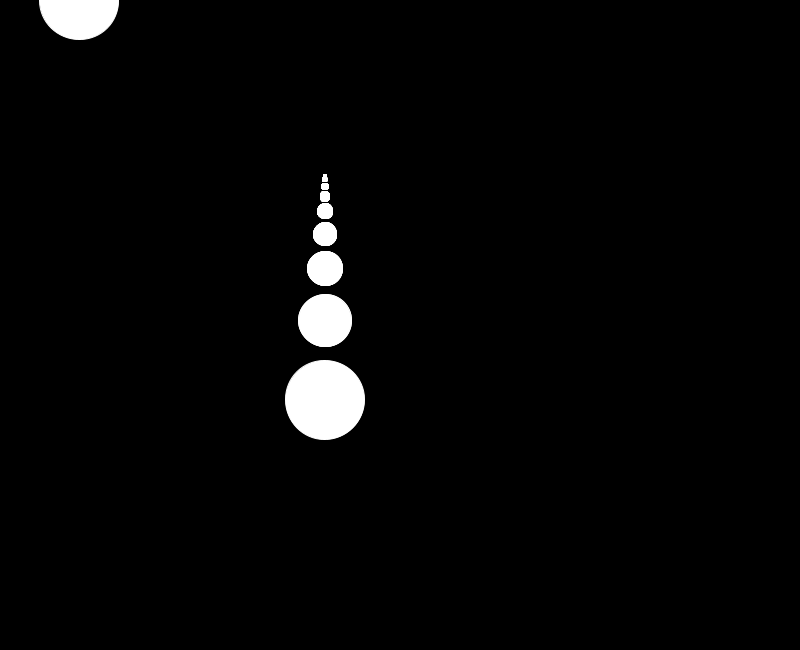
Frame 1 (no input)
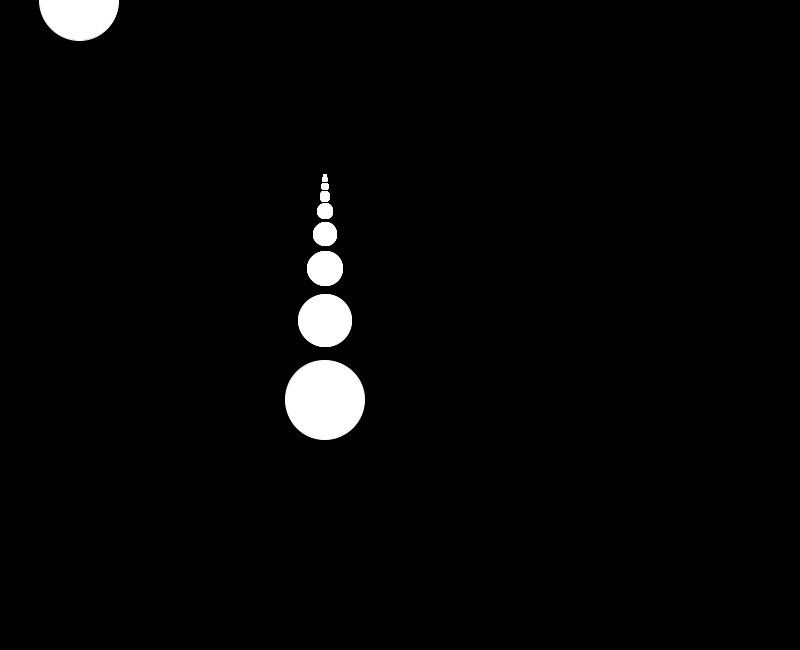
Frame 60 (the mouse pressed at the canvas centre just before this capture)
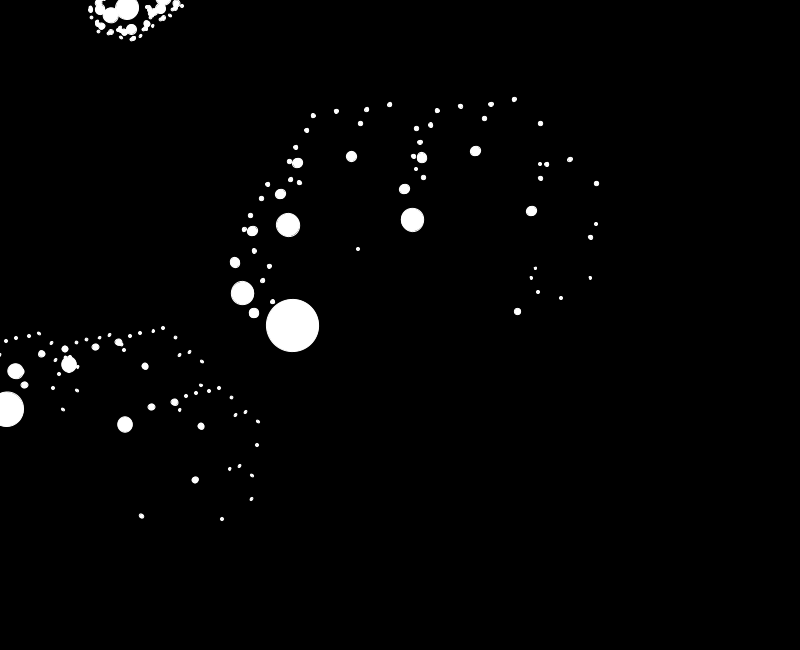
Frame 120 (the mouse held since frame 60 and released just before this capture)

The Processing sketch that drew these frames (run headless with seeded random() and noise(); from frame 60 on, the mouse is pressed at the canvas centre):

// Processing sketch: Control_Rotating_Galaxy
// ── Control_Rotating_Galaxy.pde
float theta;   
float xoff = 0.0;

void setup() {
  size(800,650);
  smooth();
}

void draw() {
  
  xoff=xoff+.01;
  background(0);
  frameRate(30);
  stroke(255);
  // Let's pick an angle 0 to 90 degrees based on the mouse position
  float a = (mouseX / (float) width) * 90f;
  // Convert it to radians
  theta = radians(a*sqrt(xoff));
  // Start the tree from the bottom of the screen
  //translate(width/2,height);
  // Draw a line 120 pixels
  ellipse(0,0,0,0);
  // Move to the end of that line
  translate(0,0);
  // Start the recursive branching!
  branch(120);

}

void branch(float h) {
  // Each branch will be 2/3rds the size of the previous one
  h *= 0.66;
//  xoff=xoff+50;
  
  // All recursive functions must have an exit condition!!!!
  // Here, ours is when the length of the branch is 2 pixels or less
  if (h > 2) {
    pushMatrix();    // Save the current state of transformation (i.e. where are we now)
    rotate(theta);   // Rotate by theta
    ellipse(height/2, width/2, -h, -h);  // Draw the branch
    translate(0, -h); // Move to the end of the branch
    branch(h);       // Ok, now call myself to draw two new branches!!
    popMatrix();     // Whenever we get back here, we "pop" in order to restore the previous matrix state
    
    // Repeat the same thing, only branch off to the "left" this time!
    pushMatrix();
    rotate(-theta*sqrt (xoff));
    ellipse(h, xoff, -h, -h);
    translate(0, -h);
    branch(h);
    popMatrix();
  }
}
